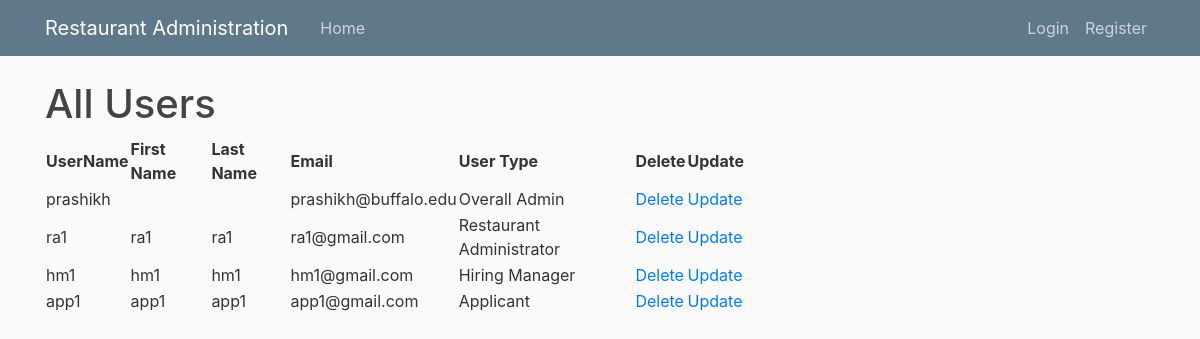
/users/, run on the app's committed database.
### restaurant/models.py (models this page shows, shortened)
class MyUser(AbstractBaseUser):
	overall_admin = 0
	restaurant_admin = 1
	hiring_manager = 2
	applicant = 3
	ROLE_CHOICES = ((overall_admin,'administrator'),
		(restaurant_admin,'Restaurant_Admin'),
		(hiring_manager,'Hiring Manager'),
		(applicant,'Applicant'))
	email = models.EmailField(unique=True)
	username = models.CharField(max_length=25, unique=True)
	first_name = models.CharField(max_length=40)
	last_name = models.CharField(max_length=140)
	date_joined = models.DateTimeField(default=timezone.now)
	is_active = models.BooleanField(default=True)
	is_admin = models.BooleanField(default=True)
	is_staff = models.BooleanField(default=False)
	facility = models.CharField(max_length=140)
	usertype = models.PositiveSmallIntegerField(choices=ROLE_CHOICES, blank=True, null=True)
	positiondescription = models.CharField(max_length=140)
	USERNAME_FIELD = "email"
	REQUIRED_FIELDS = ['username','usertype']
	objects = MyAccountManager()

### restaurant/views.py (the view)
# urls.py: path('users/',user_list_view,name='userList'),
def user_list_view(request,*args,**kwargs):
	users_all = MyUser.objects.all()
	mycontext = {
		'all_users':users_all
	}
	return render(request,"user/user_list.html",mycontext);

### templates/user/user_list.html (shortened to what this page needs)
{% extends 'base.html'%}
{% block content%}
<h1>All Users</h1>
<body>
	<table width="700">
		<tr>
			<th>UserName</th>
			<th>First Name</th>
			<th>Last Name</th>
			<th>Email</th>
			<th>User Type </th>
			<th>Delete</th>
			<th>Update</th>
		</tr>
		{% for user in all_users %}
		<tr>
			<td>{{user.username}}</td>
			<td>{{user.first_name}}</td>
			<td>{{user.last_name}}</td>
			<td>{{user.email}}</td>
			{% if user.usertype == 1 %}
				<td>Restaurant Administrator</td>
			{% endif %}
			{% if user.usertype == 2 %}
				<td>Hiring Manager</td>
			{% endif %}
			{% if user.usertype == 3 %}
				<td>Applicant</td>
			{% endif %}
			{% if user.usertype == 0 %}
				<td>Overall Admin</td>
			{% endif %}
			<td><a href="{% url 'userDeleteWithId' user.pk%}">Delete</a></td>
			<td><a href="{% url 'userUpdateWithId' user.pk%}">Update</a></td>
		</tr>
		{% endfor %}
	</table>
</body>
 {% endblock %}

### restaurant/static/restaurant/main.css (style rules this page uses)
body { background: #fafafa; color: #333333; margin-top: 5rem; }
h1, h2, h3, h4, h5, h6 { color: #444444; }

### data on the page
MyUser: username "prashikh", email "prashikh@buffalo.edu", usertype "Overall Admin"
MyUser: username "ra1", first_name "ra1", last_name "ra1", email "ra1@gmail.com", usertype "Restaurant Administrator"
MyUser: username "hm1", first_name "hm1", last_name "hm1", email "hm1@gmail.com", usertype "Hiring Manager"
MyUser: username "app1", first_name "app1", last_name "app1", email "app1@gmail.com", usertype "Applicant"
